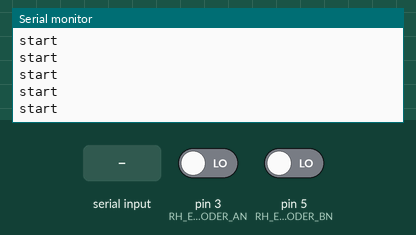
This sketch was run on a simulated Arduino Uno, built with avr-gcc and run on an emulated ATmega328P. On the bench: the last lines printed to the serial monitor. The test bench sets the inputs (shaded band); at power-on: pin 3 (RH_ENCODER_AN) LOW, pin 5 (RH_ENCODER_BN) LOW.

Above: at 1.0 s.
1.1 s: "start\n" received over Serial
At 2.83 s:
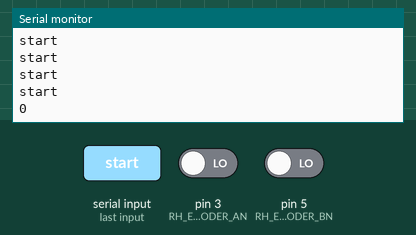
4.1 s: pin 3 (RH_ENCODER_AN) driven HIGH
At 4.33 s:
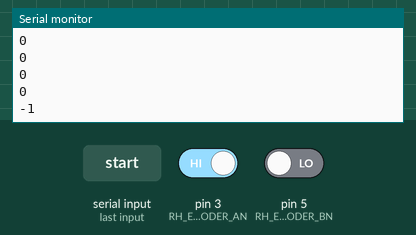

The sketch:

readEncoder.ino
```cpp
#define baudRateSerial 9600
#define SerialPort Serial

// pins for the encoder inputs
#define RH_ENCODER_AP 2
#define RH_ENCODER_BP 4
#define RH_ENCODER_AN 3
#define RH_ENCODER_BN 5

// variables to store the number of encoder pulses
volatile long rightCountN = 0;
volatile unsigned long totalCount = 0;


const byte numChars = 64;

char receivedChars[numChars];

char inputData[numChars];

bool newData = false;

void setup() {
    Serial.begin(baudRateSerial);

    Serial.setTimeout(50);

    // Wait until pi-clearCore handshake is complete
    while (true) {
        if (strcmp(readDataPi(),"start")==0) {
            break;
        } else {Serial.println("start");}
        delay(100);
    }
    delay(1500);
    pinMode(RH_ENCODER_AP, INPUT);
    pinMode(RH_ENCODER_BP, INPUT);
    pinMode(RH_ENCODER_AN, INPUT);
    pinMode(RH_ENCODER_BN, INPUT);
    // initialize hardware interrupts
    attachInterrupt(1, rightEncoderEventN, CHANGE);

}

void loop() {
    Serial.println(rightCountN);
    delay(150);
}

void rightEncoderEventN() {
    if (digitalRead(RH_ENCODER_AN) == HIGH) {
        if (digitalRead(RH_ENCODER_BN) == LOW) {
        rightCountN--;
        } else {
        rightCountN++;
        }
    } else {
        if (digitalRead(RH_ENCODER_BN) == LOW) {
        rightCountN++;
        } else {
        rightCountN--;
        }
    }
}
char* readDataPi(){
    static byte ndx = 0;
    char val;
    char endMarker = '\n';

    while (Serial.available() > 0) {
        val = Serial.read();

        if (val != endMarker) {
            receivedChars[ndx] = val;
            ndx++;
            if (ndx >= numChars) {
            ndx = numChars - 1;
            }
        }
        else {
            receivedChars[ndx] = '\0'; // terminate the string
            ndx = 0;
            newData = true;
            return receivedChars;
        }

    }

}

// Send msg to pi & wait until pi returns same msg
bool commHandShake(String check, bool sendCheck) {
    const char* checkStr = check.c_str();

    if (sendCheck) {
        Serial.println(check);
    }

    if (strcmp(readDataPi(), checkStr)==0) {
        return true;
    } else{
        return false;
    };
    delay(10);
}
```

Measured:
- after the input at 1.1 s, the serial monitor: prints a new line after 1.6 s (image 1)
- after the input at 4.1 s, the serial monitor: prints a new line after 0.10 s (image 2)
